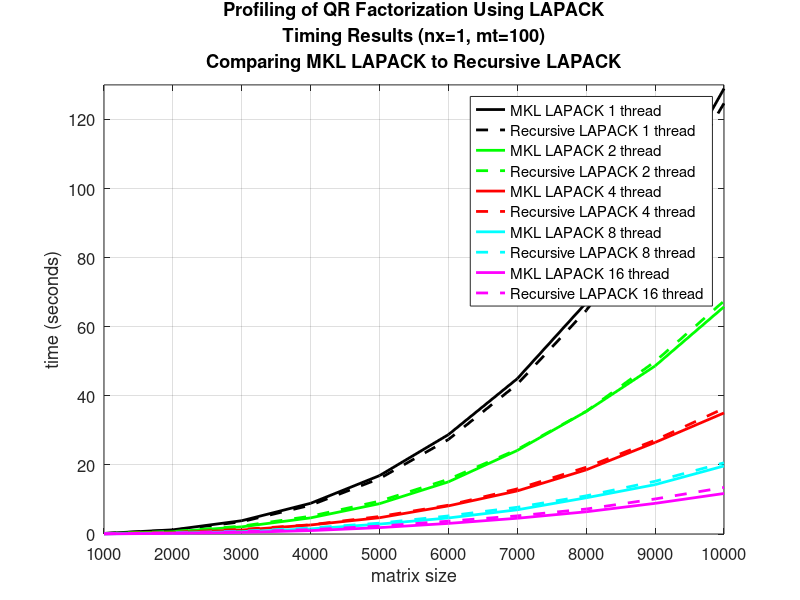
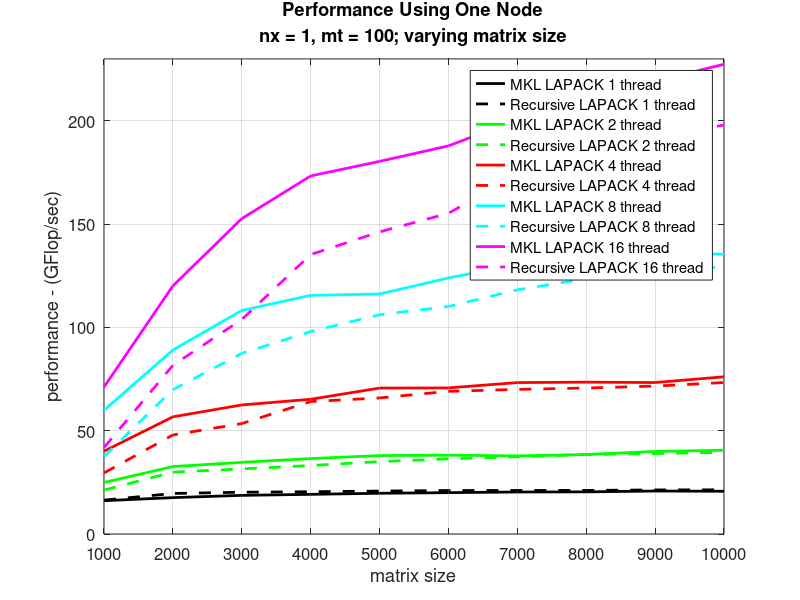

Source code (MATLAB) for these figures, in order:
%
   close all
   clear
%
%  This is a comparison of recursive DGEQRF and MKL DGEQRF
%
  threads = [ 1, 2, 4, 8, 16 ];
  mt = 100;
  m = [ 1000:1000:10000];
  n = m;
%
%  
%
   mkl_lapack1  = [ 0.1653, 1.2117, 3.8489, 8.8892, 16.9054, 28.7717, 44.9727, 66.9425, 93.4293, 128.9239 ];
   rec_lapack1  = [ 0.1625, 1.0875, 3.5581, 8.3382, 16.0435, 27.3657, 43.3848, 64.7145, 91.1293, 124.6622 ];
%   
   mkl_lapack2  = [ 0.1069, 0.6534, 2.0758, 4.6731,  8.7800, 15.0983, 24.1928, 35.4736, 48.6494,  65.7663 ];
   rec_lapack2  = [ 0.1254, 0.7120, 2.2853, 5.1460,  9.5088, 15.8336, 24.4775, 35.5100, 49.9400,  67.4299 ];
%   
   mkl_lapack4  = [ 0.0653, 0.3761, 1.1525, 2.6167,  4.7184,  8.1440, 12.4787, 18.5740, 26.5122,  35.0425 ];
   rec_lapack4  = [ 0.0902, 0.4450, 1.3467, 2.6623,  5.0609,  8.3391, 13.0657, 19.3204, 27.1474,  36.3665 ];
%   
   mkl_lapack8  = [ 0.0445, 0.2396, 0.6653, 1.4776,  2.8689,  4.6477,  7.0075, 10.4828, 14.2883,  19.6928 ];
   rec_lapack8  = [ 0.0712, 0.3053, 0.8233, 1.7416,  3.1400,  5.2313,  7.7375, 11.0440, 15.2604,  20.6116 ];
%   
   mkl_lapack16 = [ 0.0375, 0.1776, 0.4716, 0.9846,  1.8478,  3.0658,  4.5590,  6.4314,  8.8718,  11.7264 ];
   rec_lapack16 = [ 0.0637, 0.2613, 0.6933, 1.2615,  2.2793,  3.7106,  5.2486,  7.2265, 10.1446,  13.4670 ];
%   
   mkl_lapack_gflop1  = [ 16.1252,  17.6066,  18.7069,  19.1994,  19.7176,  20.0197,  20.3383,  20.3956,  20.8072,  20.6840 ];
   rec_lapack_gflop1  = [ 16.4081,  19.6163,  20.2354,  20.4680,  20.7769,  21.0482,  21.0827,  21.0978,  21.3323,  21.3911 ];
%
   mkl_lapack_gflop2  = [ 24.9468,  32.6486,  34.6851,  36.5212,  37.9649,  38.1501,  37.8074,  38.4888,  39.9594,  40.5476 ];
   rec_lapack_gflop2  = [ 21.2673,  29.9647,  31.5062,  33.1638,  35.0552,  36.3783,  37.3677,  38.4493,  38.9267,  39.5472 ];
%
   mkl_lapack_gflop4  = [ 40.0767,  56.7223,  62.4757,  65.2213,  70.6453,  70.7270,  73.2981,  73.5076,  73.3248,  76.0981 ];
   rec_lapack_gflop4  = [ 29.5583,  47.9447,  53.4652,  64.1043,  65.8651,  69.0722,  70.0052,  70.6679,  71.6091,  73.3275 ];
%
   mkl_lapack_gflop8  = [ 59.8768,  89.0533, 108.2223, 115.5054, 116.1904, 123.9324, 130.5263, 130.2448, 136.0555, 135.4135 ];
   rec_lapack_gflop8  = [ 37.4732,  69.8737,  87.4522,  97.9946, 106.1557, 110.1067, 118.2115, 123.6269, 127.3884, 129.3769 ];
%
   mkl_lapack_gflop16 = [ 71.1280, 120.1181, 152.6834, 173.3396, 180.3952, 187.8794, 200.6306, 212.2903, 219.1219, 227.4065 ];
   rec_lapack_gflop16 = [ 41.8412,  81.6449, 103.8540, 135.2846, 146.2429, 155.2330, 174.2698, 188.9351, 191.6297, 198.0147 ];
%
%
%
   figure
   ax = axes;
   plot(m,mkl_lapack1,'LineWidth', 2, 'color', 'k'); hold on;
   plot(m,rec_lapack1,'--','LineWidth', 2, 'color', 'k'); hold on;
   plot(m,mkl_lapack2,'LineWidth', 2, 'color', 'g'); hold on;
   plot(m,rec_lapack2,'--','LineWidth', 2, 'color', 'g'); hold on;
   plot(m,mkl_lapack4,'LineWidth', 2, 'color', 'r'); hold on;
   plot(m,rec_lapack4,'--','LineWidth', 2, 'color', 'r'); hold on;
   plot(m,mkl_lapack8,'LineWidth', 2, 'color', 'c'); hold on;
   plot(m,rec_lapack8,'--','LineWidth', 2, 'color', 'c'); hold on;
   plot(m,mkl_lapack16,'LineWidth', 2, 'color', 'm'); hold on;
   plot(m,rec_lapack16,'--','LineWidth', 2, 'color', 'm'); hold on;
   grid on;
   axis([ 1000 10000 0 130 ]);
   legend('MKL LAPACK 1 thread','Recursive LAPACK 1 thread', 'MKL LAPACK 2 thread','Recursive LAPACK 2 thread', 'MKL LAPACK 4 thread','Recursive LAPACK 4 thread', 'MKL LAPACK 8 thread','Recursive LAPACK 8 thread', 'MKL LAPACK 16 thread','Recursive LAPACK 16 thread');
   title({'Profiling of QR Factorization Using LAPACK','Timing Results (nx=1, mt=100)','Comparing MKL LAPACK to Recursive LAPACK'});
   xlabel('matrix size')
   ylabel('time (seconds)')
   set( ax, 'XTick', m );
   set( ax, 'XTickLabel', m );
   set(gca,'FontSize',12);
   grid on
%
%
%
   figure
   ax = axes;
   plot(m,mkl_lapack_gflop1,'LineWidth', 2, 'color', 'k'); hold on;
   plot(m,rec_lapack_gflop1,'--','LineWidth', 2, 'color', 'k'); hold on;
   plot(m,mkl_lapack_gflop2,'LineWidth', 2, 'color', 'g'); hold on;
   plot(m,rec_lapack_gflop2,'--','LineWidth', 2, 'color', 'g'); hold on;
   plot(m,mkl_lapack_gflop4,'LineWidth', 2, 'color', 'r'); hold on;
   plot(m,rec_lapack_gflop4,'--','LineWidth', 2, 'color', 'r'); hold on;
   plot(m,mkl_lapack_gflop8,'LineWidth', 2, 'color', 'c'); hold on;
   plot(m,rec_lapack_gflop8,'--','LineWidth', 2, 'color', 'c'); hold on;
   plot(m,mkl_lapack_gflop16,'LineWidth', 2, 'color', 'm'); hold on;
   plot(m,rec_lapack_gflop16,'--','LineWidth', 2, 'color', 'm'); hold on;
   grid on;
   axis([ 1000 10000 0 230 ]);
   legend('MKL LAPACK 1 thread','Recursive LAPACK 1 thread', 'MKL LAPACK 2 thread','Recursive LAPACK 2 thread', 'MKL LAPACK 4 thread','Recursive LAPACK 4 thread', 'MKL LAPACK 8 thread','Recursive LAPACK 8 thread', 'MKL LAPACK 16 thread','Recursive LAPACK 16 thread');
   title({'Performance Using One Node','nx = 1, mt = 100; varying matrix size'});
   xlabel('matrix size')
   ylabel('performance - (GFlop/sec)')
   set( ax, 'XTick', m );
   set( ax, 'XTickLabel', m );
   set(gca,'FontSize',12);
   grid on
%
%
%
   return
